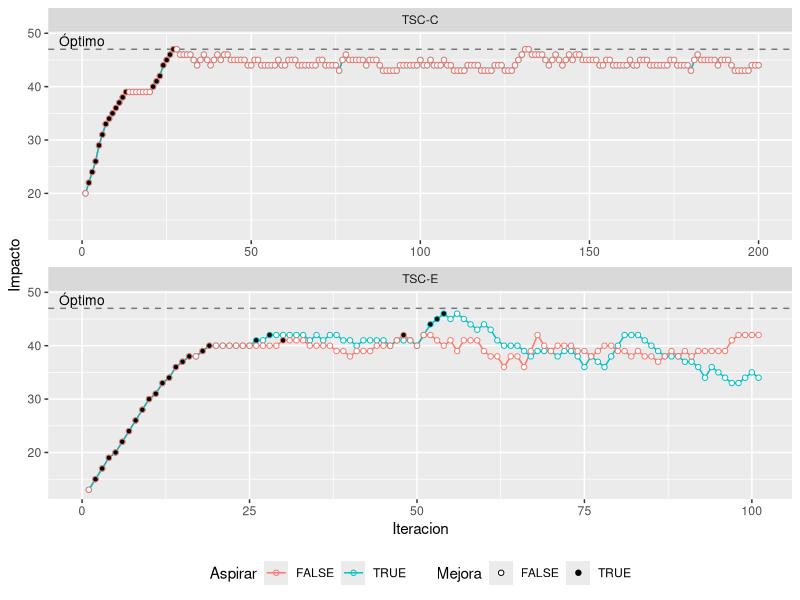
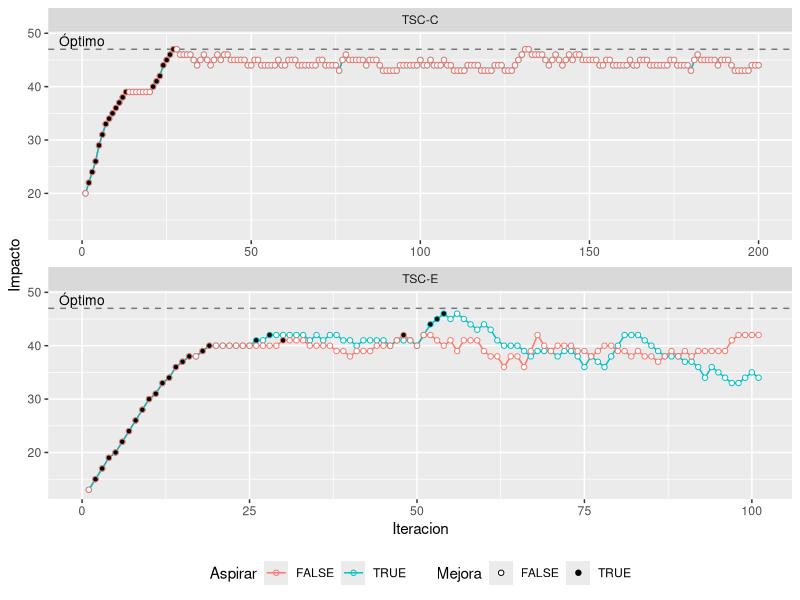

Write the R code that produced these figures, in order.
library(tidyverse)

TSCE <- read_csv("TSCE.csv", col_types = cols(Mejora = col_logical())) %>%
  mutate(
    Algoritmo = "TSC-E",
    Aspirar = T,
    Iteracion = row_number()
  )

TSCC <- read_csv("TSCC.csv", col_types = cols(Mejora = col_logical())) %>%
  mutate(Algoritmo = "TSC-C",
         Aspirar = T,
         Iteracion = row_number()
  ) %>%
  filter(Iteracion <= 200)

TSCE_noA <- read_csv("TSCE_noA.csv", col_types = cols(Mejora = col_logical())) %>%
  mutate(
    Algoritmo = "TSC-E",
    Aspirar = F,
    Iteracion = row_number()
  )

TSCC_noA <- read_csv("TSCC_noA.csv", col_types = cols(Mejora = col_logical())) %>%
  mutate(Algoritmo = "TSC-C",
         Aspirar = F,
         Iteracion = row_number()
  ) %>%
  filter(Iteracion <= 200)

data <- bind_rows(
  TSCE,
  TSCC,
  TSCE_noA,
  TSCC_noA
) %>%
  mutate(
    Memoria = substr(Algoritmo, 5, 5),
    Gap = (47-Impacto)/47
  )

ggplot(data, aes(x = Iteracion, y = Impacto, group = Aspirar, color = Aspirar, fill = Mejora)) +
  geom_hline(yintercept = 47, linetype = "dashed", alpha = .5) +
  geom_line() +
  geom_point(shape = 21) +
  annotate("text", y = 48.5, x = -0, label = "Óptimo", size = 3.5) +
  facet_wrap(~Algoritmo, scale = "free_x", ncol = 1) +
  scale_fill_manual(values = c("#FFFFFF", "#000000")) +
  theme(legend.position = "bottom") 

ggsave("plots/impacto_tiempo.png", width = 8, height = 7)

# ggplot(data, aes(x = Iteracion, y = Gap, group = Algoritmo, color = Algoritmo, fill = Mejora)) +
#   geom_line() +
#   geom_point(shape = 21) +
#   facet_wrap(~Memoria, scale = "free_x", ncol = 1) +
#   scale_fill_manual(values = c("#FFFFFF", "#000000"))
